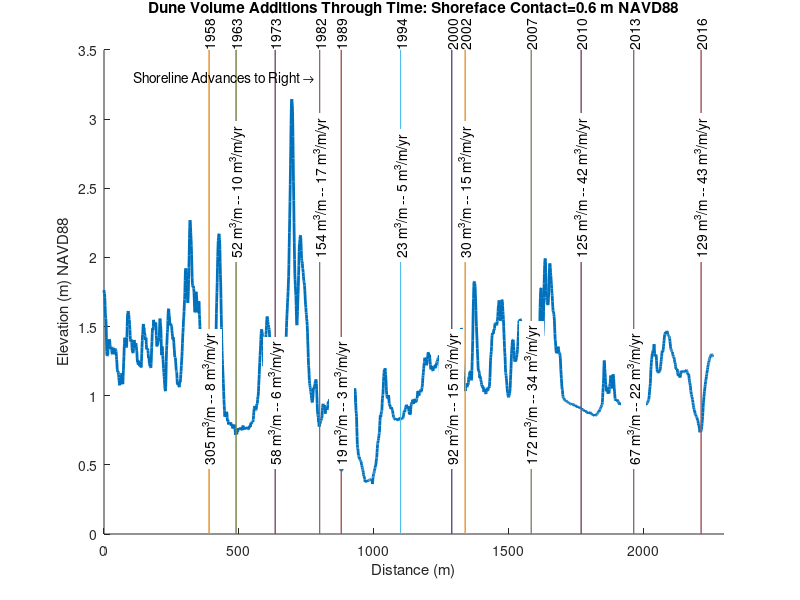
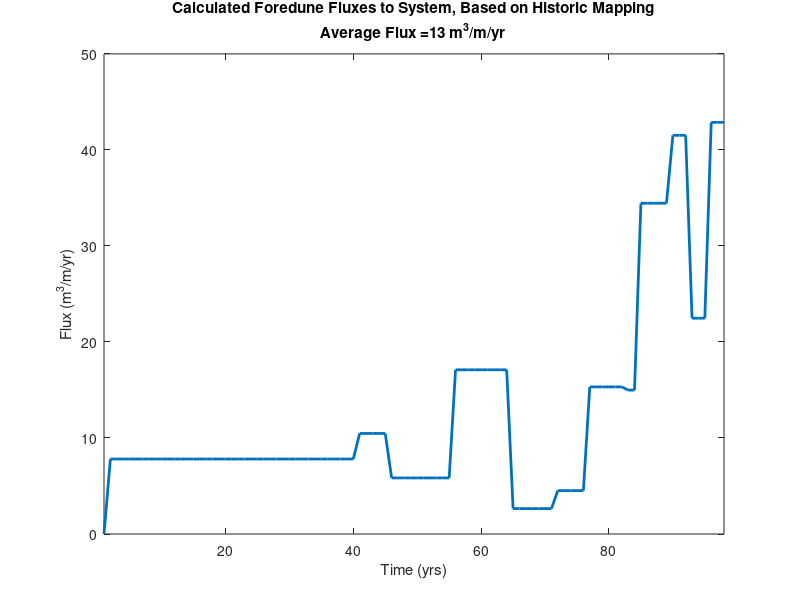
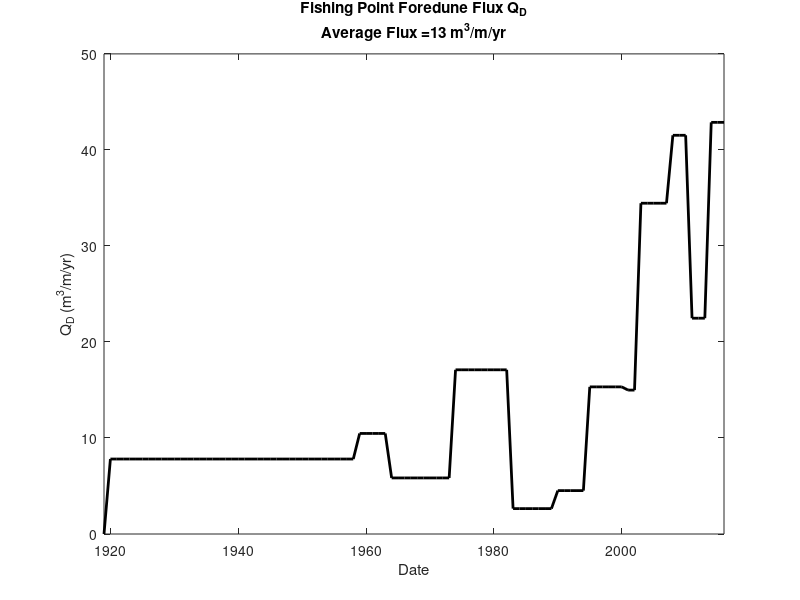

The MATLAB source for these figures, in order:
clear all; close all; clc
a=csvread('FP_Profile.csv');
Distance=a(:,1);
NAVD88=a(:,2);
Breaks=[390,490,635,800,880,1100,1290,1340,1585,1770,1965,2215];
Years=[1958,1963,1973,1982,1989,1994,2000,2002,2007,2010,2013,2016];
Depth=-0.6;

figure(1)
hold on
plot(Distance,NAVD88,'linewidth',2)

n=length(Years);
refdist=0;
refindex=1;
refyr=1919;

BinProgradation=NaN(1,n);
BinInterval=NaN(1,n);
BinVolume=NaN(1,n);
BinFlux=NaN(1,n);
for i=1:n
yr=Years(i);
plot([Breaks(i),Breaks(i)],[0,3.5]); h=text(Breaks(i),3.5,['' num2str(yr) '']);  set(h,'Rotation',90);
[m,index] = min(abs(Distance-Breaks(i)));
L=Distance(index)-refdist;
BinProgradation(i)=L;
bin=sum(NAVD88(refindex:index))+Depth*L;
BinVolume(i)=bin;
refindex=index;
refdist=Distance(index);
yrs=yr-refyr;
BinInterval(i)=yrs;
refyr=yr;
flux=bin/yrs;
BinFlux(i)=flux;
bin=round(bin);
flux=round(flux);
    if mod(i,2) == 0 %number is even
    gg=2;
    else %number is odd 
    gg=0.5;
    end
plot([Breaks(i),Breaks(i)],[0,3.5]); h=text(Breaks(i),gg,['' num2str(bin) ' m^3/m -- ' num2str(flux) ' m^3/m/yr']);  set(h,'Rotation',90);
set(h,'BackgroundColor','w');
end
h=text(110,3.3,'Shoreline Advances to Right \rightarrow');
title({'Dune Volume Additions Through Time: Shoreface Contact=0.6 m NAVD88',' ',' ',' '})
xlabel('Distance (m)')
ylabel('Elevation (m) NAVD88')
xlim([0 2300])

FluxVector=0;
nn=length(BinInterval);
for j=1:nn
yrs=BinInterval(j);
for jj=1:yrs
    yy=BinFlux(j);
    FluxVector=[FluxVector yy];
end
end
nfluxvector=length(FluxVector)-1
AverageFlux=(sum(FluxVector(2:end))/nfluxvector);
AverageFlux=round(AverageFlux);

figure (2)
plot(FluxVector,'linewidth',2);
title({['Calculated Foredune Fluxes to System, Based on Historic Mapping'],['Average Flux =' num2str(AverageFlux) ' m^3/m/yr']})
xlabel('Time (yrs)')
ylabel('Flux (m^3/m/yr)')
xlim([1 98])

Dates=linspace(1919,2016,98);
figure (3)
plot(Dates,FluxVector,'k','linewidth',2);
title({['Fishing Point Foredune Flux Q_D'],['Average Flux =' num2str(AverageFlux) ' m^3/m/yr']})
xlabel('Date')
ylabel('Q_D (m^3/m/yr)')
xlim([1919 2016])

